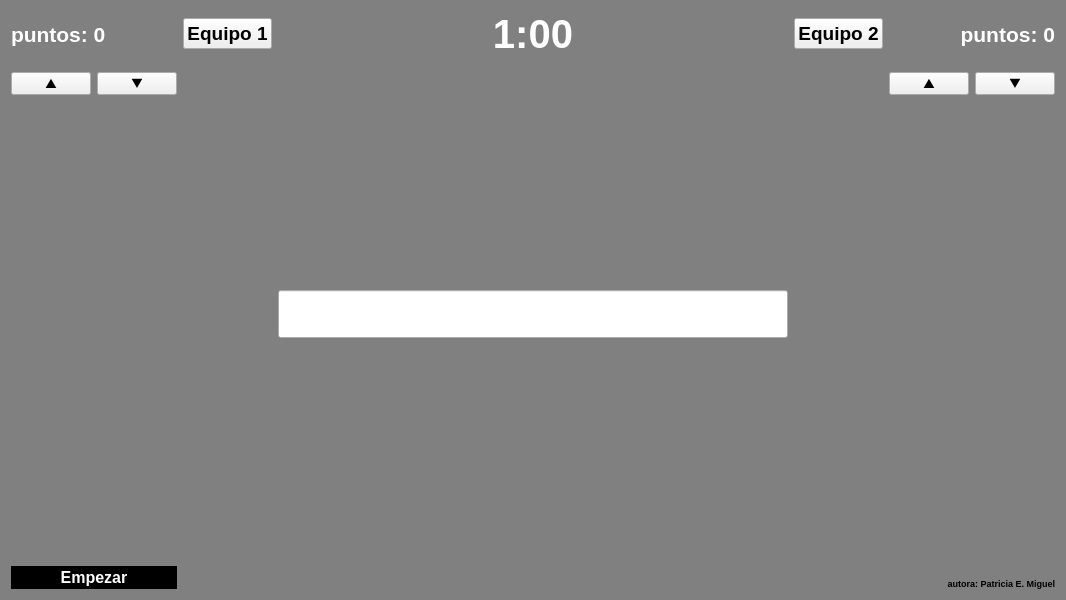
<?xml version="1.0" encoding="UTF-8"?>
<ui version="4.0">
 <class>MainWindow</class>
 <widget class="QMainWindow" name="MainWindow">
  <property name="geometry">
   <rect>
    <x>0</x>
    <y>0</y>
    <width>1066</width>
    <height>600</height>
   </rect>
  </property>
  <property name="windowTitle">
   <string>Competencia</string>
  </property>
  <property name="styleSheet">
   <string notr="true">#centralWidget {
background-color: grey;
}
#puntosE1{
color: white;
}
#puntosE2{
color: white;
}
#cronometro{
color: white;
}
#empezar{
border: 2px solid black;
background-color: black;
color: white;
}
#acertado{
border: 2px solid white;
background-color: white;
color: black;
}
#errado{
border: 2px solid white;
background-color: white;
color: black;
}</string>
  </property>
  <widget class="QWidget" name="centralWidget">
   <layout class="QGridLayout" name="gridLayout">
    <item row="1" column="4">
     <widget class="QLabel" name="puntosE2">
      <property name="font">
       <font>
        <pointsize>16</pointsize>
        <weight>75</weight>
        <bold>true</bold>
       </font>
      </property>
      <property name="toolTip">
       <string>Puntaje del equipo 2</string>
      </property>
      <property name="text">
       <string>puntos: 0</string>
      </property>
      <property name="alignment">
       <set>Qt::AlignRight|Qt::AlignTrailing|Qt::AlignVCenter</set>
      </property>
     </widget>
    </item>
    <item row="2" column="4">
     <layout class="QHBoxLayout" name="horizontalLayout_5">
      <property name="bottomMargin">
       <number>120</number>
      </property>
      <item>
       <widget class="QPushButton" name="incE2">
        <property name="font">
         <font>
          <pointsize>10</pointsize>
          <weight>75</weight>
          <bold>true</bold>
         </font>
        </property>
        <property name="toolTip">
         <string>Sumar 1 punto al equipo 2</string>
        </property>
        <property name="text">
         <string>⯅</string>
        </property>
       </widget>
      </item>
      <item>
       <widget class="QPushButton" name="decE2">
        <property name="font">
         <font>
          <pointsize>10</pointsize>
          <weight>75</weight>
          <bold>true</bold>
         </font>
        </property>
        <property name="toolTip">
         <string>Restar 1 punto al equipo 2</string>
        </property>
        <property name="text">
         <string>⯆</string>
        </property>
       </widget>
      </item>
     </layout>
    </item>
    <item row="2" column="2">
     <spacer name="verticalSpacer">
      <property name="orientation">
       <enum>Qt::Vertical</enum>
      </property>
      <property name="sizeHint" stdset="0">
       <size>
        <width>20</width>
        <height>40</height>
       </size>
      </property>
     </spacer>
    </item>
    <item row="6" column="0">
     <widget class="QPushButton" name="empezar">
      <property name="font">
       <font>
        <pointsize>12</pointsize>
        <weight>75</weight>
        <bold>true</bold>
       </font>
      </property>
      <property name="toolTip">
       <string>Iniciar o detener el reloj</string>
      </property>
      <property name="text">
       <string>Empezar</string>
      </property>
     </widget>
    </item>
    <item row="1" column="0">
     <widget class="QLabel" name="puntosE1">
      <property name="font">
       <font>
        <pointsize>16</pointsize>
        <weight>75</weight>
        <bold>true</bold>
       </font>
      </property>
      <property name="toolTip">
       <string>Puntaje del equipo 1</string>
      </property>
      <property name="text">
       <string>puntos: 0</string>
      </property>
     </widget>
    </item>
    <item row="1" column="3">
     <widget class="QPushButton" name="equipo2">
      <property name="sizePolicy">
       <sizepolicy hsizetype="Minimum" vsizetype="Fixed">
        <horstretch>0</horstretch>
        <verstretch>0</verstretch>
       </sizepolicy>
      </property>
      <property name="font">
       <font>
        <pointsize>14</pointsize>
        <weight>75</weight>
        <bold>true</bold>
       </font>
      </property>
      <property name="toolTip">
       <string>Indicar que juega el equipo 2</string>
      </property>
      <property name="text">
       <string>Equipo 2</string>
      </property>
     </widget>
    </item>
    <item row="6" column="4">
     <widget class="QLabel" name="copyright">
      <property name="font">
       <font>
        <pointsize>7</pointsize>
        <weight>75</weight>
        <bold>true</bold>
       </font>
      </property>
      <property name="text">
       <string>autora: Patricia E. Miguel</string>
      </property>
      <property name="alignment">
       <set>Qt::AlignBottom|Qt::AlignRight|Qt::AlignTrailing</set>
      </property>
     </widget>
    </item>
    <item row="1" column="1">
     <widget class="QPushButton" name="equipo1">
      <property name="sizePolicy">
       <sizepolicy hsizetype="Minimum" vsizetype="Fixed">
        <horstretch>0</horstretch>
        <verstretch>0</verstretch>
       </sizepolicy>
      </property>
      <property name="font">
       <font>
        <pointsize>14</pointsize>
        <weight>75</weight>
        <bold>true</bold>
       </font>
      </property>
      <property name="toolTip">
       <string>Indicar que juega el equipo 1</string>
      </property>
      <property name="text">
       <string>Equipo 1</string>
      </property>
     </widget>
    </item>
    <item row="2" column="0">
     <layout class="QHBoxLayout" name="horizontalLayout_3">
      <property name="bottomMargin">
       <number>120</number>
      </property>
      <item>
       <widget class="QPushButton" name="incE1">
        <property name="font">
         <font>
          <pointsize>10</pointsize>
          <weight>75</weight>
          <bold>true</bold>
         </font>
        </property>
        <property name="toolTip">
         <string>Sumar 1 punto al equipo 1</string>
        </property>
        <property name="text">
         <string>⯅</string>
        </property>
       </widget>
      </item>
      <item>
       <widget class="QPushButton" name="decE1">
        <property name="font">
         <font>
          <pointsize>10</pointsize>
          <weight>75</weight>
          <bold>true</bold>
         </font>
        </property>
        <property name="toolTip">
         <string>Restar 1 punto al equipo 1</string>
        </property>
        <property name="text">
         <string>⯆</string>
        </property>
       </widget>
      </item>
     </layout>
    </item>
    <item row="3" column="2" rowspan="2">
     <widget class="QLineEdit" name="lineEdit">
      <property name="sizePolicy">
       <sizepolicy hsizetype="MinimumExpanding" vsizetype="Fixed">
        <horstretch>0</horstretch>
        <verstretch>0</verstretch>
       </sizepolicy>
      </property>
      <property name="font">
       <font>
        <pointsize>26</pointsize>
        <weight>75</weight>
        <bold>true</bold>
       </font>
      </property>
      <property name="toolTip">
       <string>Escribir concepto a adivinar</string>
      </property>
      <property name="alignment">
       <set>Qt::AlignCenter</set>
      </property>
      <property name="placeholderText">
       <string/>
      </property>
     </widget>
    </item>
    <item row="5" column="2">
     <spacer name="verticalSpacer_2">
      <property name="orientation">
       <enum>Qt::Vertical</enum>
      </property>
      <property name="sizeHint" stdset="0">
       <size>
        <width>20</width>
        <height>40</height>
       </size>
      </property>
     </spacer>
    </item>
    <item row="1" column="2">
     <widget class="QLabel" name="cronometro">
      <property name="font">
       <font>
        <pointsize>30</pointsize>
        <weight>75</weight>
        <bold>true</bold>
       </font>
      </property>
      <property name="toolTip">
       <string>Tiempo restante</string>
      </property>
      <property name="text">
       <string>1:00</string>
      </property>
      <property name="alignment">
       <set>Qt::AlignCenter</set>
      </property>
     </widget>
    </item>
    <item row="3" column="0">
     <spacer name="verticalSpacer_3">
      <property name="orientation">
       <enum>Qt::Vertical</enum>
      </property>
      <property name="sizeHint" stdset="0">
       <size>
        <width>20</width>
        <height>40</height>
       </size>
      </property>
     </spacer>
    </item>
    <item row="3" column="4">
     <spacer name="verticalSpacer_4">
      <property name="orientation">
       <enum>Qt::Vertical</enum>
      </property>
      <property name="sizeHint" stdset="0">
       <size>
        <width>20</width>
        <height>40</height>
       </size>
      </property>
     </spacer>
    </item>
   </layout>
  </widget>
 </widget>
 <layoutdefault spacing="6" margin="11"/>
 <resources/>
 <connections/>
</ui>
